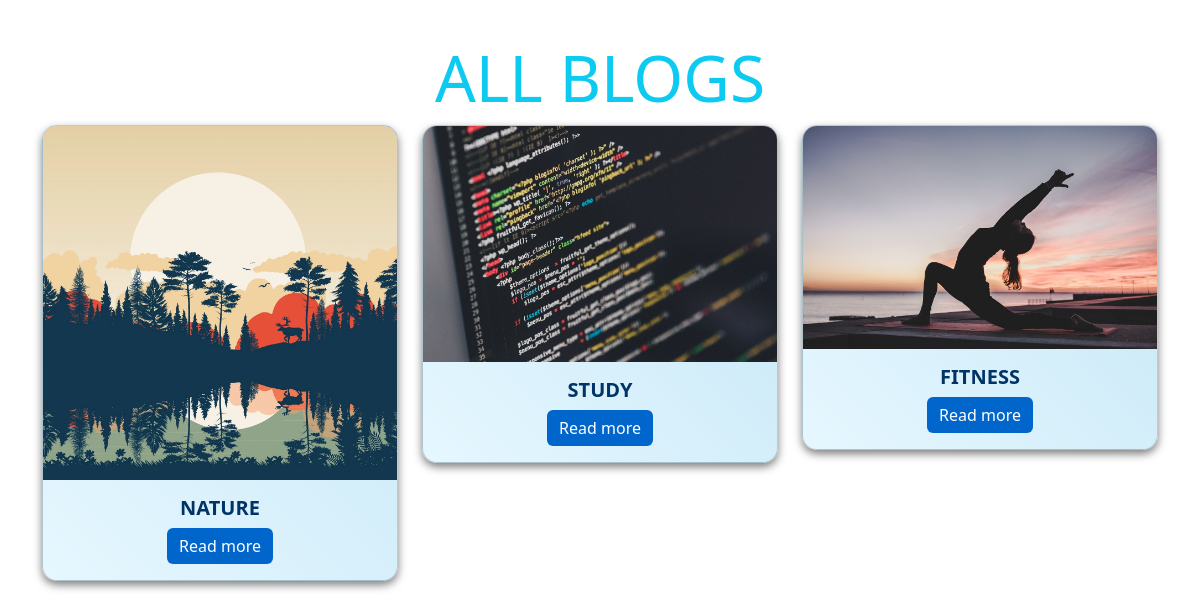
The app's page /allblogs with its own data.
### myblogs/models.py (models this page shows, shortened)
class blog_post(models.Model):
    blog_name =models.CharField(max_length=100)
    cover_img =models.ImageField(upload_to ='images/')
    blog_description=RichTextField()
    blog_cat = models.ForeignKey(Blog_Category,on_delete=models.CASCADE)
    like_count = models.IntegerField(default=0,null=True)
    views_count =models.IntegerField(default=0,null=True)

### myblogs/views.py (the view)
# urls.py: path('allblogs', views.allblogs,name ='allblogs'),
def allblogs(request):
    y =blog_post.objects.all()
    paginator = Paginator(y, 3)  # Show 25 contacts per page.
    page_number = request.GET.get("page")
    page_obj = paginator.get_page(page_number)
    return render(request,"myblogs/allblogs.html",{"y":page_obj})

### myblogs/templates/myblogs/allblogs.html (shortened to what this page needs)
<!DOCTYPE html>
<html lang="en">
<head>
    <link href="https://cdn.jsdelivr.net/npm/bootstrap@5.3.2/dist/css/bootstrap.min.css" rel="stylesheet">
</head>
<body>
    <div class="container text-center mb-4">
        <h3 class="display-3 text-info"> ALL BLOGS</h3>
        <div class="row row-cols-1 row-cols-md-3 g-4">
            {% for y in y %}
            <div class="col">
                <div class="card"
                    style="background: linear-gradient(45deg, #e6f7ff, #c3e6f5); border-radius: 15px; overflow: hidden; box-shadow: 0 4px 8px rgba(0, 0, 0, 0.5);">
                    <img src="{{ y.cover_img.url }}" class="card-img-top" alt="...">
                    <div class="card-body">
                        <h5 class="card-title" style="color: #003366; font-weight: bold; text-transform: uppercase;">{{y.blog_name }}</h5>
                        <a href="{% url 'blog_details' y.id %}" class="btn btn-primary" style="background-color: #0066cc; border: none;">Read more</a>
                    </div>
                </div>
            </div>
            {% endfor %}
        </div>
    </div>
</body>
</html>

### records on screen
blog_post: cover_img (picture), blog_name "NATURE"
blog_post: cover_img (picture), blog_name "STUDY"
blog_post: cover_img (picture), blog_name "FITNESS"
